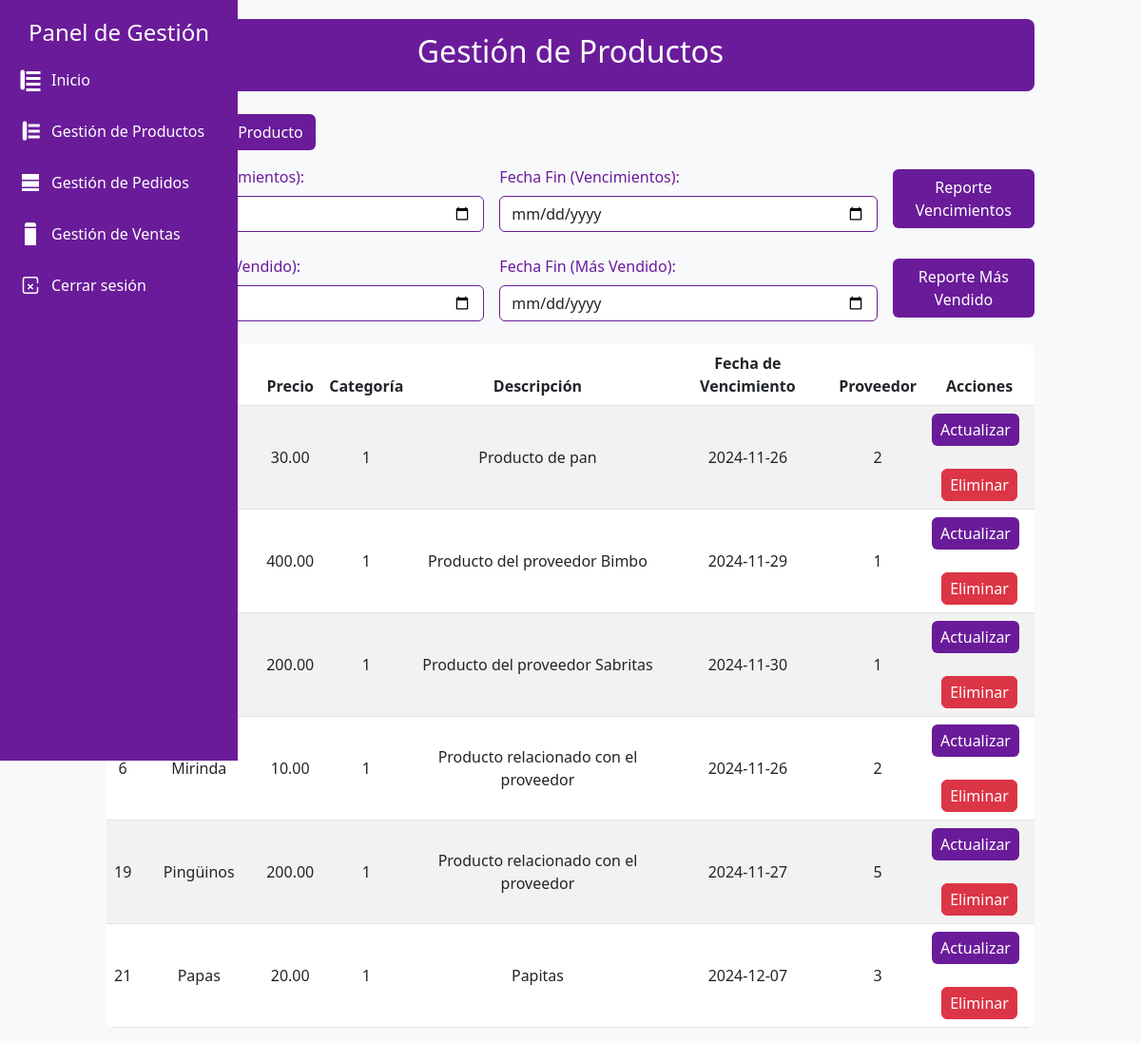
/gestionproductos2.php, run on the app's committed database.
### tables this page shows
CREATE TABLE `productos` (
  `id` int(11) NOT NULL,
  `producto` varchar(255) NOT NULL,
  `descripcion` text NOT NULL,
  `precio` decimal(10,2) NOT NULL,
  `fecha_vencimiento` date NOT NULL,
  `proveedor` int(11) NOT NULL,
  `categoria_id` int(11) NOT NULL,
  `imagen` varchar(255) DEFAULT NULL,
  `total_vendido` int(11) DEFAULT 0
);

### gestionproductos2.php (the view, shortened to what this page needs)
<?php include 'empleado_layout.php';?>
<!DOCTYPE html>
<html lang="es">
<head>
    <link href="https://cdn.jsdelivr.net/npm/bootstrap@5.3.0/dist/css/bootstrap.min.css" rel="stylesheet">
</head>
<body>
<div class="container">
    <div class="header mb-4 text-center">
        <h2>Gestión de Productos</h2>
    </div>
    <div class="d-flex justify-content-between align-items-center mb-3">
        <button class="btn btn-morado" onclick="window.location.href='crearproducto2.php'">Registrar Nuevo Producto</button>
    </div>
    <div class="mb-4">
        <form id="formVencimiento" action="reporte_productos_vencimiento.php" method="GET">
            <div class="row g-3 align-items-center">
                <div class="col-md-5">
                    <label for="fecha_inicio_v" class="form-label">Fecha Inicio (Vencimientos):</label>
                    <input type="date" id="fecha_inicio_v" name="fecha_inicio" class="form-control">
                </div>
                <div class="col-md-5">
                    <label for="fecha_fin_v" class="form-label">Fecha Fin (Vencimientos):</label>
                    <input type="date" id="fecha_fin_v" name="fecha_fin" class="form-control">
                </div>
                <div class="col-md-2 d-flex align-items-end">
                    <button type="button" id="btnVencimiento" class="btn btn-morado w-100">Reporte Vencimientos</button>
                </div>
            </div>
        </form>
    </div>
    <div class="mb-4">
        <form id="formMasVendido" action="reporte_productos.php" method="GET">
            <div class="row g-3 align-items-center">
                <div class="col-md-5">
                    <label for="fecha_inicio_mv" class="form-label">Fecha Inicio (Más Vendido):</label>
                    <input type="date" id="fecha_inicio_mv" name="fecha_inicio" class="form-control">
                </div>
                <div class="col-md-5">
                    <label for="fecha_fin_mv" class="form-label">Fecha Fin (Más Vendido):</label>
                    <input type="date" id="fecha_fin_mv" name="fecha_fin" class="form-control">
                </div>
                <div class="col-md-2 d-flex align-items-end">
                    <button type="button" id="btnMasVendido" class="btn btn-morado w-100">Reporte Más Vendido</button>
                </div>
            </div>
        </form>
    </div>
    <div class="table-responsive">
        <table class="table table-striped align-middle text-center">
            <thead>
                <tr>
                    <th>ID</th>
                    <th>Producto</th>
                    <th>Precio</th>
                    <th>Categoría</th>
                    <th>Descripción</th>
                    <th>Fecha de Vencimiento</th>
                    <th>Proveedor</th>
                    <th>Acciones</th>
                </tr>
            </thead>
            <tbody>
                <?php
                $sql = "SELECT * FROM productos";
                $exec = mysqli_query($conn, $sql);
                while ($rows = mysqli_fetch_array($exec)) {
                ?>
                <tr>
                    <td><?php echo $rows['id']; ?></td>
                    <td><?php echo $rows['producto']; ?></td>
                    <td><?php echo $rows['precio']; ?></td>
                    <td><?php echo $rows['categoria_id']; ?></td>
                    <td><?php echo $rows['descripcion']; ?></td>
                    <td><?php echo $rows['fecha_vencimiento']; ?></td>
                    <td><?php echo $rows['proveedor']; ?></td>
                    <td>
                        <button class="btn btn-icon btn-morado me-2" onclick="window.location.href='actualizarproducto2.php?id=<?php echo $rows['id']; ?>'">
                            Actualizar
                        </button><br><br>
                        <button class="btn btn-icon btn-danger" onclick="eliminarProducto2(<?php echo $rows['id']; ?>)">
                            Eliminar
                        </button>
                    </td>
                </tr>
                <?php } ?>
            </tbody>
        </table>
    </div>
</div>
</body>
</html>

### empleado_layout.php (style rules this page uses)
body { background-color: #f8f9fa; }

### gestionproductos2.php (style rules this page uses)
body { background-color: #f8f9fa; color: #333; }
.container { margin-top: 20px; max-width: 1000px; }
.header { background-color: #6a1b9a; color: white; padding: 15px; border-radius: 8px; }
.btn-morado { background-color: #6a1b9a; color: white; }
.btn-icon { padding: 4px 8px; }
table { background-color: white; border-radius: 8px; overflow: hidden; }
th { background-color: #6a1b9a; color: white; }
.form-label { color: #6a1b9a; }
.form-control { border: 1px solid #6a1b9a; }

### data on the page
productos: precio "30.00", categoria "1", descripcion "Producto de pan", fecha_vencimiento "2024-11-26", proveedor "2"
productos: precio "400.00", categoria "1", descripcion "Producto del proveedor Bimbo", fecha_vencimiento "2024-11-29", proveedor "1"
productos: precio "200.00", categoria "1", descripcion "Producto del proveedor Sabritas", fecha_vencimiento "2024-11-30", proveedor "1"
productos: id "6", producto "Mirinda", precio "10.00", categoria "1", descripcion "Producto relacionado con el proveedor", fecha_vencimiento "2024-11-26", proveedor "2"
productos: id "19", producto "Pingüinos", precio "200.00", categoria "1", descripcion "Producto relacionado con el proveedor", fecha_vencimiento "2024-11-27", proveedor "5"
productos: id "21", producto "Papas", precio "20.00", categoria "1", descripcion "Papitas", fecha_vencimiento "2024-12-07", proveedor "3"
